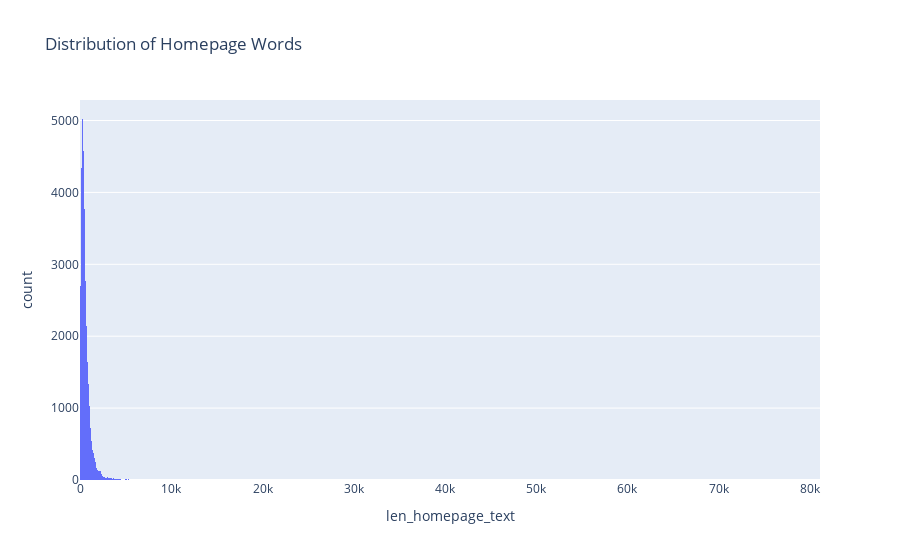

Write notebook code for a chart like this one.
### Markdown cell above
In my sample, all companies have some website text. 
- Roughly one third don't have h1-h3 or nav_link_text. 
- meta_keywords is not available for most of my sample, but only about 10% are missing meta_description

It would make sense to join text from all available text fields to expand words available for predicting categories per company.

### Code cell
import plotly.express as px

clean_text = company_merged.loc[company_merged['len_homepage_text']>0]
fig = px.histogram(clean_text, x='len_homepage_text', title="Distribution of Homepage Words")
fig.show()

### Figure 1 — Plotly figure (JSON) as saved in the notebook; plotly's stock layout.template omitted (floating-point values rounded to 4 significant figures; data arrays with more than 128 entries replaced by an {"elided": "..."} marker saying what was removed)
{"data": [{"alignmentgroup": "True", "bingroup": "x", "hovertemplate": "len_homepage_text=%{x}<br>count=%{y}<extra></extra>", "legendgroup": "", "marker": {"color": "#636efa", "pattern": {"shape": ""}}, "name": "", "offsetgroup": "", "orientation": "v", "showlegend": false, "type": "histogram", "x": {"elided": "72489 int values"}, "xaxis": "x", "yaxis": "y"}], "layout": {"barmode": "relative", "legend": {"tracegroupgap": 0}, "title": {"text": "Distribution of Homepage Words"}, "xaxis": {"anchor": "y", "domain": [0, 1], "title": {"text": "len_homepage_text"}}, "yaxis": {"anchor": "x", "domain": [0, 1], "title": {"text": "count"}}}}
